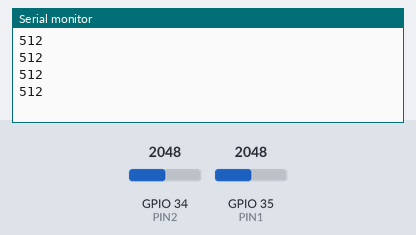
The sketch below on a simulated ESP32. Parts: the last lines printed to the serial monitor. Inputs (shaded band) come from the test bench; at power-on: GPIO 34 (PIN2) = 2048, GPIO 35 (PIN1) = 2048 (analog values on the 0–4095 scale).

Above: at 1.8 s.
1.9 s: GPIO 34 (PIN2) set to 2866
At 2.3 s:
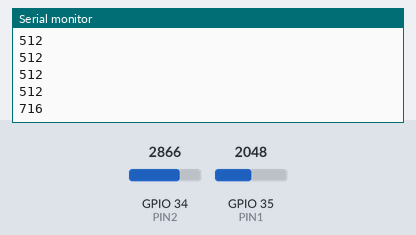
3.4 s: GPIO 35 (PIN1) set to 1228
At 4.7 s:
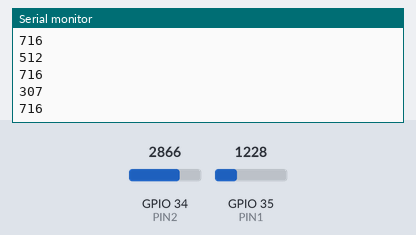
4.9 s: GPIO 34 (PIN2) set to 3603
At 5.8 s:
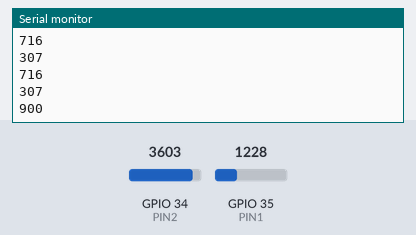
6.4 s: GPIO 35 (PIN1) set to 491
At 7.4 s:
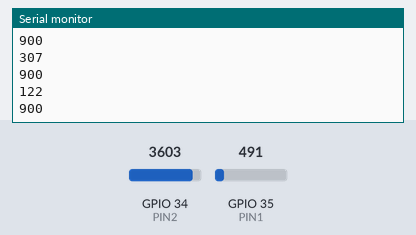
Timing chart, 0 to 8.9 s (numbered marks = the images above; inputs shaded):
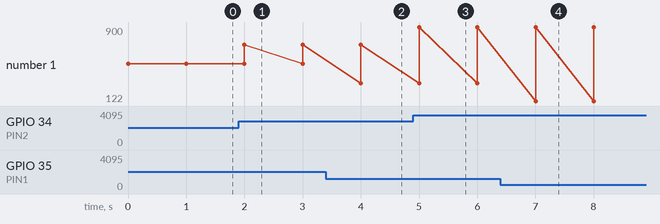

The sketch:

test_joystick.ino
```cpp
#include <WiFi.h> //Connect to WiFi Network
#include <SPI.h> //Used in support of TFT Display
#include <string.h>  //used for some string handling and processing.
#include <WiFiClient.h>
#include <TFT_eSPI.h>

const uint8_t PIN1 = 35;
const uint8_t PIN2 = 34;
int reading1;
int reading2;

void setup() {
  // put your setup code here, to run once:
  Serial.begin(115200);
  pinMode(PIN1, INPUT);
  pinMode(PIN2, INPUT);
  reading1 = 0;
  reading2 = 0;
  analogReadResolution(10);
}

void loop() {
  // put your main code here, to run repeatedly:
  reading1 = analogRead(PIN1);
  reading2 = analogRead(PIN2);
  Serial.println(reading1);
  Serial.println(reading2);
  delay(1000);
}
```

Measured:
- after the input at 1.9 s, the serial monitor: prints a new line after 0.10 s (image 1)
- after the input at 3.4 s, the serial monitor: prints a new line after 0.60 s (image 2)
- after the input at 4.9 s, the serial monitor: prints a new line after 0.10 s (image 3)
- after the input at 6.4 s, the serial monitor: prints a new line after 0.60 s (image 4)
- plotted number 1: 512 → 716 after the input at 1.9 s, 716 → 900 after the input at 4.9 s
